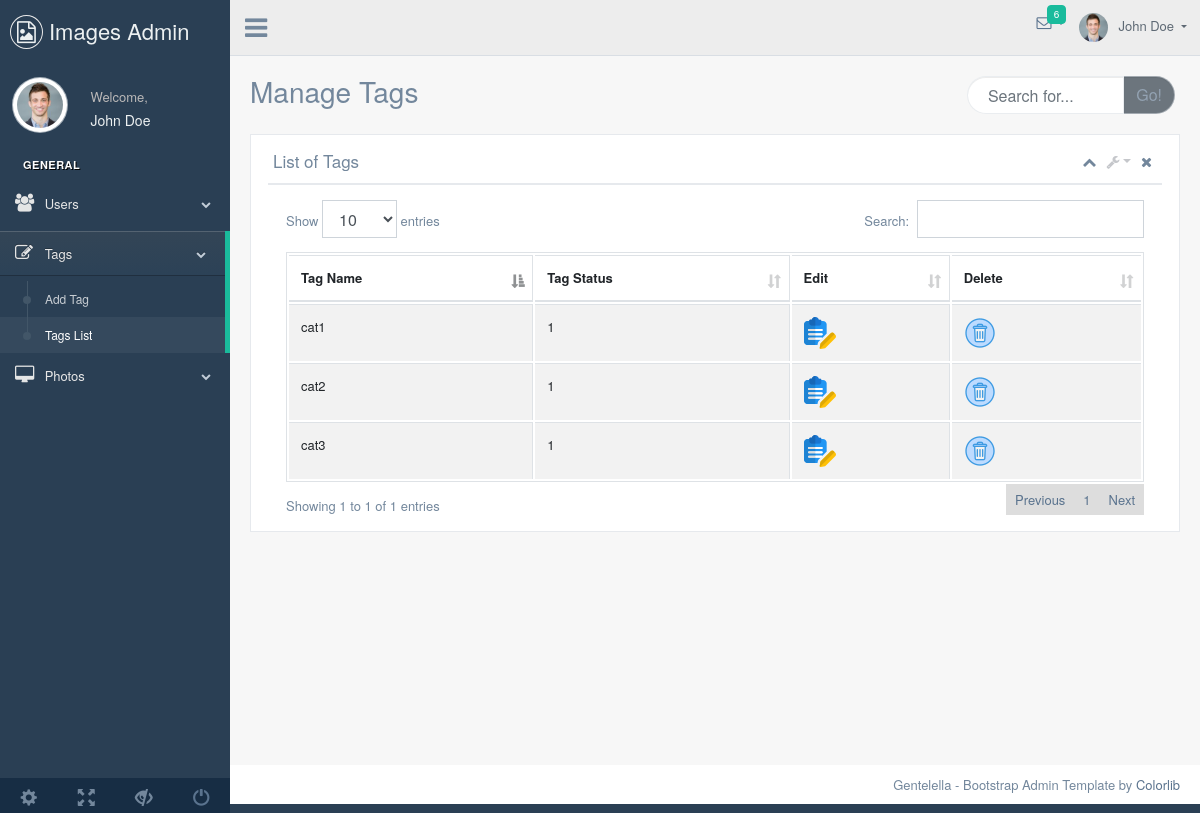
The app's page /admin/categories.php with its own data.
### tables this page shows
CREATE TABLE `categories` (
  `id` int(11) NOT NULL,
  `Categories` varchar(255) NOT NULL,
  `status` tinyint(4) NOT NULL
);

### admin/categories.php (the view, shortened to what this page needs)
<?php
include('./connectToDb.php');?>
<!DOCTYPE html>
<html lang="en">
  <head>
    <link href="vendors/bootstrap/dist/css/bootstrap.min.css" rel="stylesheet">
    <link href="vendors/font-awesome/css/font-awesome.min.css" rel="stylesheet">
    <link href="vendors/nprogress/nprogress.css" rel="stylesheet">
    <link href="vendors/iCheck/skins/flat/green.css" rel="stylesheet">
    <link href="vendors/datatables.net-bs/css/dataTables.bootstrap.min.css" rel="stylesheet">
    <link href="vendors/datatables.net-buttons-bs/css/buttons.bootstrap.min.css" rel="stylesheet">
    <link href="vendors/datatables.net-fixedheader-bs/css/fixedHeader.bootstrap.min.css" rel="stylesheet">
    <link href="vendors/datatables.net-responsive-bs/css/responsive.bootstrap.min.css" rel="stylesheet">
    <link href="vendors/datatables.net-scroller-bs/css/scroller.bootstrap.min.css" rel="stylesheet">
    <link href="build/css/custom.min.css" rel="stylesheet">
  </head>
  <body class="nav-md">
    <div class="container body">
      <div class="main_container">
        <div class="col-md-3 left_col">
          <div class="left_col scroll-view">
            <div class="navbar nav_title" style="border: 0;">
              <a href="index.php" class="site_title"><i class="fa fa-file-image-o"></i></i> <span>Images Admin</span></a>
            </div>
            <div class="profile clearfix">
              <div class="profile_pic">
                <img src="images/img.jpg" alt="..." class="img-circle profile_img">
              </div>
              <div class="profile_info">
                <span>Welcome,</span>
                <h2>John Doe</h2>
              </div>
            </div>
            <br />
					<div id="sidebar-menu" class="main_menu_side hidden-print main_menu">
						<div class="menu_section">
							<h3>General</h3>
							<ul class="nav side-menu">
								<li><a><i class="fa fa-users"></i> Users <span class="fa fa-chevron-down"></span></a>
								</li>
								<li><a><i class="fa fa-edit"></i> Tags <span class="fa fa-chevron-down"></span></a>
									<ul class="nav child_menu">
										<li><a href="addCategory.php">Add Tag</a></li>
										<li><a href="categories.php">Tags List</a></li>
									</ul>
								</li>
								<li><a><i class="fa fa-desktop"></i> Photos <span class="fa fa-chevron-down"></span></a>
								</li>
							</ul>
						</div>
					</div>
            <div class="sidebar-footer hidden-small">
              <a data-toggle="tooltip" data-placement="top" title="Settings">
                <span class="glyphicon glyphicon-cog" aria-hidden="true"></span>
              </a>
              <a data-toggle="tooltip" data-placement="top" title="FullScreen">
                <span class="glyphicon glyphicon-fullscreen" aria-hidden="true"></span>
              </a>
              <a data-toggle="tooltip" data-placement="top" title="Lock">
                <span class="glyphicon glyphicon-eye-close" aria-hidden="true"></span>
              </a>
              <a data-toggle="tooltip" data-placement="top" title="Logout" href="login.php">
                <span class="glyphicon glyphicon-off" aria-hidden="true"></span>
              </a>
            </div>
          </div>
        </div>
        <div class="top_nav">
            <div class="nav_menu">
                <div class="nav toggle">
                  <a id="menu_toggle"><i class="fa fa-bars"></i></a>
                </div>
                <nav class="nav navbar-nav">
                <ul class=" navbar-right">
                  <li class="nav-item dropdown open" style="padding-left: 15px;">
                    <a href="javascript:;" class="user-profile dropdown-toggle" aria-haspopup="true" id="navbarDropdown" data-toggle="dropdown" aria-expanded="false">
                      <img src="images/img.jpg" alt="">John Doe
                    </a>
                  </li>
                  <li role="presentation" class="nav-item dropdown open">
                    <a href="javascript:;" class="dropdown-toggle info-number" id="navbarDropdown1" data-toggle="dropdown" aria-expanded="false">
                      <i class="fa fa-envelope-o"></i>
                      <span class="badge bg-green">6</span>
                    </a>
                  </li>
                </ul>
              </nav>
            </div>
          </div>
        <div class="right_col" role="main">
          <div class="">
            <div class="page-title">
              <div class="title_left">
                <h3>Manage Tags</h3>
              </div>
              <div class="title_right">
                <div class="col-md-5 col-sm-5 col-xs-12 form-group pull-right top_search">
                  <div class="input-group">
                    <input type="text" class="form-control" placeholder="Search for...">
                    <span class="input-group-btn">
                      <button class="btn btn-secondary" type="button">Go!</button>
                    </span>
                  </div>
                </div>
              </div>
            </div>
            <div class="clearfix"></div>
            <div class="row">
              <div class="col-md-12 col-sm-12 ">
                <div class="x_panel">
                  <div class="x_title">
                    <h2>List of Tags</h2>
                    <ul class="nav navbar-right panel_toolbox">
                      <li><a class="collapse-link"><i class="fa fa-chevron-up"></i></a>
                      </li>
                      <li class="dropdown">
                        <a href="#" class="dropdown-toggle" data-toggle="dropdown" role="button" aria-expanded="false"><i class="fa fa-wrench"></i></a>
                      </li>
                      <li><a class="close-link"><i class="fa fa-close"></i></a>
                      </li>
                    </ul>
                    <div class="clearfix"></div>
                  </div>
                  <div class="x_content">
                      <div class="row">
                          <div class="col-sm-12">
                            <div class="card-box table-responsive">
                    <table id="datatable" class="table table-striped table-bordered" style="width:100%">
                      <thead>
                        <tr>
                          <th>Tag Name</th>
                          <th>Tag Status</th>
                          <th>Edit</th>
                          <th>Delete</th>
                        </tr>
                      </thead>
                      <?php
$stmt = $connect->prepare("SELECT categories,status FROM categories");
$stmt->execute();
$result = $stmt->fetchAll();
foreach ($result as $row) {
  ?>
                      <tbody>
                        <tr>
                          <td><?php echo $row["categories"]?></td>
                          <td><?php echo $row["status"]?></td>
                          <td><img src="./images/edit.png" alt="Edit"></td>
                          <td><img src="./images/delete.png" alt="Delete"></td>
                        </tr>
                      </tbody>
                      <?php } ?>
                    </table>
                  </div>
                  </div>
              </div>
            </div>
                </div>
              </div>
            </div>
          </div>
        </div>
        <footer>
          <div class="pull-right">
            Gentelella - Bootstrap Admin Template by <a href="https://colorlib.com">Colorlib</a>
          </div>
          <div class="clearfix"></div>
        </footer>
      </div>
    </div>
  </body>
</html>

### records on screen
categories: Categories "cat1", status "1"
categories: Categories "cat2", status "1"
categories: Categories "cat3", status "1"
